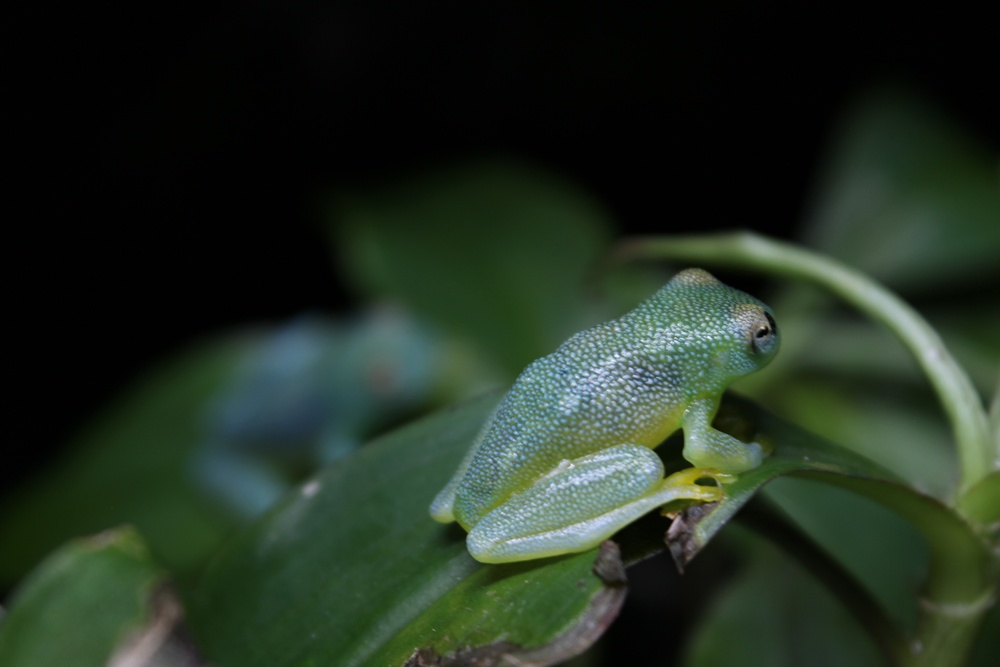
%> input picture photos/high_resolution/IMG_7510.jpeg, 1000 x 667 px, shrunk from 5184 x 3456 before the run
$ octave bulkAnalysis.m   (GNU Octave 9; MATLAB toolbox functions it lacks are replaced by stand-ins)
%> lines starting %> are read from the running program, lines starting %| are printed output that depends on the picture
### mainImageTern2.m
function [Itrans,Imid1,Imid2] = mainImageTern2(I,keepratio)
%> called with keepratio = 0.000117

A = size(I,1,2);
A3 = size(I,3);

%---------------------------------------------
%     Use YCbCr colorspace for processing
%---------------------------------------------

if A3 == 3
    I = I/255;
    X(:,:,1) = 0.299*I(:,:,1) + 0.587*I(:,:,2) + 0.114*I(:,:,3);
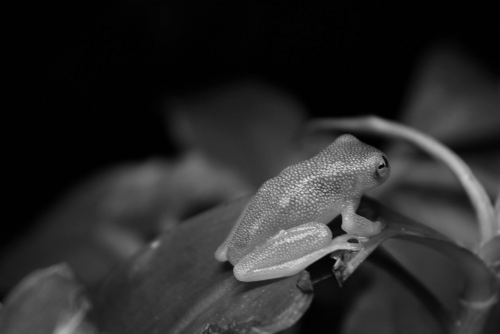
%> X: size 667x1000 double (shown at 1/2 size); min 0, max 0.953, mean 0.167
    X(:,:,2) = -0.168736*I(:,:,1) + -0.331264*I(:,:,2) + 0.5*I(:,:,3);
    X(:,:,3) = 0.5*I(:,:,1) + -0.418688*I(:,:,2) + -0.081312*I(:,:,3);
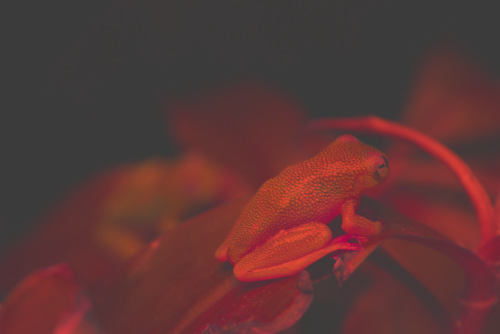
%> X: size 667x1000x3 double (shown at 1/2 size); mean R, G, B 0.167, -0.0185, -0.0206; drawn with min black and max white
    I = min(max(X,-1),1);
end

%---------------------------------------------
%             Rotation Angles
%---------------------------------------------

theta = [-0.261582176 0.107465734 -0.461363266];

%---------------------------------------------
%     Define Wavelet Transform Gates
%---------------------------------------------

u = {};
for i=1:3
    u{i} = 0.5*[cos(theta(i))+1, sqrt(2)*sin(theta(i)), cos(theta(i))-1;
        -sqrt(2)*sin(theta(i)), 2*cos(theta(i)), -sqrt(2)*sin(theta(i));
        cos(theta(i))-1, sqrt(2)*sin(theta(i)), cos(theta(i))+1];
end
u{4} = (sqrt(2)/2)*[1, 1; -1, 1];


%-----------------------------------------
%           Transform Sizes
%-----------------------------------------

M = size(I,1,2);
while 1 > 0
    if M(end,1) < 16 | M(end,2) < 16
        break
    else
        boundType = mod(M(end,:),3);
        M = [M; 0 0];
        if boundType(1) == 0
            M(end,1) = M(end-1,1)/3;
        elseif boundType(1) == 1
            M(end,1) = (M(end-1,1)-1)/3;
        elseif boundType(1) == 2
            M(end,1) = (M(end-1,1)-2)/3;
        end
        if boundType(2) == 0
            M(end,2) = M(end-1,2)/3;
        elseif boundType(2) == 1
            M(end,2) = (M(end-1,2)-1)/3;
        elseif boundType(2) == 2
            M(end,2) = (M(end-1,2)-2)/3;
        end
    end
end

%-----------------------------------------
%           Forward Transform
%-----------------------------------------

Itrans = zeros(size(I));
for i=1:size(M,1)
    I = tern2ImageTransform(u,I,1);
    I = permute(tern2ImageTransform(u,permute(I,[2 1 3]),1), [2 1 3]);
    Itrans(1:M(i,1),1:M(i,2),:) = I;
    if i == size(M,1)
        break
    else
        I = Itrans(1:M(i+1,1),1:M(i+1,2),:);
    end
end

%-----------------------------------------
%              Truncation
%-----------------------------------------

keepnum = floor(keepratio*numel(Itrans));
[~,vvv] = sort(abs(Itrans(:)));
Itrans(vvv(1:end-keepnum)) = 0;

% %-----------------------------------------
%          Backward Transform
%-----------------------------------------

for i = size(M,1):-1:1
    I = Itrans(1:M(i,1),1:M(i,2),:);
    I = permute(tern2ImageTransform(u,permute(I,[2 1 3]),-1),[2 1 3]);
    I = tern2ImageTransform(u,I,-1);
    Itrans(1:M(i,1),1:M(i,2),:) = I;
end

%-----------------------------------------
%     Switch back to RGB colorspace
%-----------------------------------------

if A3 == 3
    Itrans = min(max(Itrans,-1),1);
    X0recover(:,:,1) = 1*Itrans(:,:,1) + -0.000001218894189*Itrans(:,:,2) +  1.401999588657340*Itrans(:,:,3);
    X0recover(:,:,2) = 1*Itrans(:,:,1) + -0.344135678165337*Itrans(:,:,2) + -0.714136155581812*Itrans(:,:,3);
    X0recover(:,:,3) = 1*Itrans(:,:,1) +  1.772000066073816*Itrans(:,:,2) +  0.000000406298063*Itrans(:,:,3);
    Itrans = 255*min(max(X0recover,0),1);
end

%-----------------------------------------

### tern2ImageTransform.m
function [X] = tern2ImageTransform(u,data,dir)
%> called with dir = 1

N = size(data,2);
boundType = mod(N,3);

%---------------------------------------------
%          Wavelet Transform
%---------------------------------------------

if dir == 1 % forward transform

    if boundType == 0

        X  = zeros(size(data));      Xtemp = X;
        a  = 0:3:N-3;a(1)=1;         b     = 2:3:N-1;             c = 4:3:N+1;c(end)=N;
        d1 = 3:3:N;                  e1    = 4:3:N+1;e1(end)=N;
        d2 = 0:3:N;d2(1)=1;          e2    = 1:3:N+1;e2(end)=N;
        end1 = -2:3:N-5;end1(1)=3;   end2 = 2:3:N-1;              end3 = 6:3:N+3;end3(end)=N-2;

        Xtemp(:,end1,:)    = u{3}(1,1)*data(:,a,:)   + u{3}(2,1)*data(:,b,:)    + u{3}(3,1)*data(:,c,:);
        Xtemp(:,end2,:)    = u{3}(1,2)*data(:,a,:)   + u{3}(2,2)*data(:,b,:)    + u{3}(3,2)*data(:,c,:);
        Xtemp(:,end3,:)    = u{3}(1,3)*data(:,a,:)   + u{3}(2,3)*data(:,b,:)    + u{3}(3,3)*data(:,c,:);
        X(:,end1,:)        = u{2}(1,1)*Xtemp(:,a,:)  + u{2}(2,1)*Xtemp(:,b,:)   + u{2}(3,1)*Xtemp(:,c,:);
        X(:,end2,:)        = u{2}(1,2)*Xtemp(:,a,:)  + u{2}(2,2)*Xtemp(:,b,:)   + u{2}(3,2)*Xtemp(:,c,:);
        X(:,end3,:)        = u{2}(1,3)*Xtemp(:,a,:)  + u{2}(2,3)*Xtemp(:,b,:)   + u{2}(3,3)*Xtemp(:,c,:);
        Xtemp(:,1:3:N-2,:) = u{1}(1,1)*X(:,a,:)      + u{1}(2,1)*X(:,b,:)       + u{1}(3,1)*X(:,c,:);
        Xtemp(:,2:3:N-1,:) = u{1}(1,2)*X(:,a,:)      + u{1}(2,2)*X(:,b,:)       + u{1}(3,2)*X(:,c,:);
        Xtemp(:,3:3:N,:)   = u{1}(1,3)*X(:,a,:)      + u{1}(2,3)*X(:,b,:)       + u{1}(3,3)*X(:,c,:);
        Bminus             = u{4}(1,1)*Xtemp(:,d1,:) + u{4}(2,1)*Xtemp(:,e1,:);
        Bplus              = u{4}(1,2)*Xtemp(:,d2,:) + u{4}(2,2)*Xtemp(:,e2,:);
        Bminus(:,end,:)    = Bplus(:,end,:);
        X                  = [Bplus(:,1:1:end-1,:) Xtemp(:,2:3:N-1,:) Bminus];

    elseif boundType == 1

        X  = zeros(size(data));    Xtemp = X;
        a0 = 2:3:N-2;              b0    = 4:3:N;     c0 = 6:3:N+2;c0(end)=N-2;
        a1 = -1:3:N-2;a1(1)=3;     b1    = 1:3:N;     c1 = 3:3:N+2;c1(end)=N-2;
        a2 = -1:3:N-5;a2(1)=3;     b2    = 1:3:N-3;   c2 = 3:3:N-1;
        d  = 2:3:N-2;              e     = 3:3:N-1;
        end1 = 0:3:N-4;end1(1)=2;  end2  = 1:3:N;     end3 = 5:3:N+1;end3(end)=N-1;

        Xtemp(:,end1,:)    = u{3}(1,1)*data(:,a0,:)  + u{3}(2,1)*data(:,b0,:)   + u{3}(3,1)*data(:,c0,:);
        Xtemp(:,end2,:)    = u{3}(1,2)*data(:,a1,:)  + u{3}(2,2)*data(:,b1,:)   + u{3}(3,2)*data(:,c1,:);
        Xtemp(:,end3,:)    = u{3}(1,3)*data(:,a2,:)  + u{3}(2,3)*data(:,b2,:)   + u{3}(3,3)*data(:,c2,:);
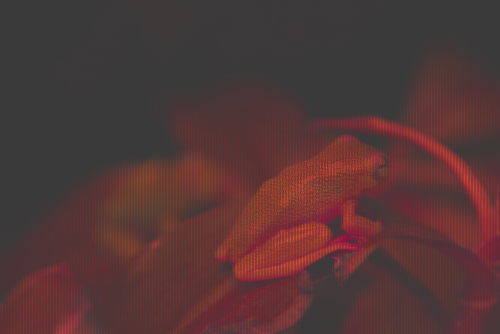
%> Xtemp: size 667x1000x3 double (shown at 1/2 size); mean R, G, B 0.149, -0.0166, -0.0184; drawn with min black and max white
        X(:,end1,:)        = u{2}(1,1)*Xtemp(:,a0,:) + u{2}(2,1)*Xtemp(:,b0,:)  + u{2}(3,1)*Xtemp(:,c0,:);
        X(:,end2,:)        = u{2}(1,2)*Xtemp(:,a1,:) + u{2}(2,2)*Xtemp(:,b1,:)  + u{2}(3,2)*Xtemp(:,c1,:);
        X(:,end3,:)        = u{2}(1,3)*Xtemp(:,a2,:) + u{2}(2,3)*Xtemp(:,b2,:)  + u{2}(3,3)*Xtemp(:,c2,:);
        Xtemp(:,3:3:N-1,:) = u{1}(1,1)*X(:,a0,:)     + u{1}(2,1)*X(:,b0,:)      + u{1}(3,1)*X(:,c0,:);
        Xtemp(:,1:3:N,:)   = u{1}(1,2)*X(:,a1,:)     + u{1}(2,2)*X(:,b1,:)      + u{1}(3,2)*X(:,c1,:);
        Xtemp(:,2:3:N-2,:) = u{1}(1,3)*X(:,a2,:)     + u{1}(2,3)*X(:,b2,:)      + u{1}(3,3)*X(:,c2,:);
        Bminus             = u{4}(1,1)*Xtemp(:,d,:)  + u{4}(2,1)*Xtemp(:,e,:);
        Bplus              = u{4}(1,2)*Xtemp(:,d,:)  + u{4}(2,2)*Xtemp(:,e,:);
        X                  = [Bplus Xtemp(:,1:3:N,:) Bminus];

    elseif boundType == 2

        X    = zeros(size(data));   Xtemp = X;
        a0   = 2:3:N-3;             b0    = 4:3:N-1;            c0   = 6:3:N+1;c0(end)=N;
        a    = -1:3:N-3;a(1)=3;     b     = 1:3:N-1;            c    = 3:3:N+1;c(end)=N;
        d    = 2:3:N;               e     = 3:3:N+1;e(end)=N;
        end1 = 0:3:N-5;end1(1)=2;   end2  = 1:3:N-1;            end3 = 5:3:N+3;end3(end)=N-2;

        Xtemp(:,end1,:)    = u{3}(1,1)*data(:,a0,:)  + u{3}(2,1)*data(:,b0,:)  + u{3}(3,1)*data(:,c0,:);
        Xtemp(:,end2,:)    = u{3}(1,2)*data(:,a,:)   + u{3}(2,2)*data(:,b,:)   + u{3}(3,2)*data(:,c,:);
        Xtemp(:,end3,:)    = u{3}(1,3)*data(:,a,:)   + u{3}(2,3)*data(:,b,:)   + u{3}(3,3)*data(:,c,:);
        X(:,end1,:)        = u{2}(1,1)*Xtemp(:,a0,:) + u{2}(2,1)*Xtemp(:,b0,:) + u{2}(3,1)*Xtemp(:,c0,:);
        X(:,end2,:)        = u{2}(1,2)*Xtemp(:,a,:)  + u{2}(2,2)*Xtemp(:,b,:)  + u{2}(3,2)*Xtemp(:,c,:);
        X(:,end3,:)        = u{2}(1,3)*Xtemp(:,a,:)  + u{2}(2,3)*Xtemp(:,b,:)  + u{2}(3,3)*Xtemp(:,c,:);
        Xtemp(:,3:3:N-2,:) = u{1}(1,1)*X(:,a0,:)     + u{1}(2,1)*X(:,b0,:)     + u{1}(3,1)*X(:,c0,:);
        Xtemp(:,1:3:N-1,:) = u{1}(1,2)*X(:,a,:)      + u{1}(2,2)*X(:,b,:)      + u{1}(3,2)*X(:,c,:);
        Xtemp(:,2:3:N,:)   = u{1}(1,3)*X(:,a,:)      + u{1}(2,3)*X(:,b,:)      + u{1}(3,3)*X(:,c,:);
        Bminus             = u{4}(1,1)*Xtemp(:,d,:)  + u{4}(2,1)*Xtemp(:,e,:);
        Bplus              = u{4}(1,2)*Xtemp(:,d,:)  + u{4}(2,2)*Xtemp(:,e,:);
        Bminus(:,end,:)    = Bplus(:,end,:);
        X                  = [Bplus(:,1:1:end-1,:) Xtemp(:,1:3:N-1,:) Bminus];

    end

elseif dir == -1 % backward transform


    if boundType == 0

        n    = N/3;
        X    = zeros(size(data));   Xtemp = X;
        d    = 2*n+1:1:N-1;         e     = 2:1:n;
        a    = -2:3:N-5;a(1)=3;     b     = 2:3:N-1;   c    = 6:3:N+3;c(end)=N-2;
        end1 = 0:3:N-2;end1(1)=1;   end2  = 2:3:N-1;   end3 = 4:3:N+1;end3(end)=N;

        Xtemp(:,2:3:N-1,:) = data(:,n+1:1:2*n,:);
        Xtemp(:,3:3:N-3,:) = u{4}(1,1)*data(:,d,:)        + u{4}(1,2)*data(:,e,:);
        Xtemp(:,4:3:N-2,:) = u{4}(2,1)*data(:,d,:)        + u{4}(2,2)*data(:,e,:);
        Xtemp(:,[1 N],:)   = u{4}(2,2)*data(:,[1 N],:);
        X(:,end1,:)        = u{1}(1,1)*Xtemp(:,1:3:N-2,:) + u{1}(1,2)*Xtemp(:,2:3:N-1,:) + u{1}(1,3)*Xtemp(:,3:3:N,:);
        X(:,end2,:)        = u{1}(2,1)*Xtemp(:,1:3:N-2,:) + u{1}(2,2)*Xtemp(:,2:3:N-1,:) + u{1}(2,3)*Xtemp(:,3:3:N,:);
        X(:,end3,:)        = u{1}(3,1)*Xtemp(:,1:3:N-2,:) + u{1}(3,2)*Xtemp(:,2:3:N-1,:) + u{1}(3,3)*Xtemp(:,3:3:N,:);
        Xtemp(:,end1,:)    = u{2}(1,1)*X(:,a,:)           + u{2}(1,2)*X(:,b,:)           + u{2}(1,3)*X(:,c,:);
        Xtemp(:,end2,:)    = u{2}(2,1)*X(:,a,:)           + u{2}(2,2)*X(:,b,:)           + u{2}(2,3)*X(:,c,:);
        Xtemp(:,end3,:)    = u{2}(3,1)*X(:,a,:)           + u{2}(3,2)*X(:,b,:)           + u{2}(3,3)*X(:,c,:);
        X(:,end1,:)        = u{3}(1,1)*Xtemp(:,a,:)       + u{3}(1,2)*Xtemp(:,b,:)       + u{3}(1,3)*Xtemp(:,c,:);
        X(:,end2,:)        = u{3}(2,1)*Xtemp(:,a,:)       + u{3}(2,2)*Xtemp(:,b,:)       + u{3}(2,3)*Xtemp(:,c,:);
        X(:,end3,:)        = u{3}(3,1)*Xtemp(:,a,:)       + u{3}(3,2)*Xtemp(:,b,:)       + u{3}(3,3)*Xtemp(:,c,:);

    elseif boundType == 1

        n    = (N-1)/3;
        X    = zeros(size(data));          Xtemp = X;
        d    = 2*(n+1):1:N;                e     = 1:1:n;
        a0   = 3:3:N-1;                    b0    = 4:3:N;    c0   = 5:3:N+1;c0(end)=N-1;
        a1   = 0:3:N-1;a1(1)=2;            b1    = 1:3:N;    c1   = 2:3:N+1;c1(end)=N-1;
        a2   = 0:3:N-4;a2(1)=2;            b2    = 1:3:N-3;  c2   = 2:3:N-2;
        a3   = 0:3:N-4;a3(1)=2;            b3    = 4:3:N;    c3   = 8:3:N+4;c3(end-1)=N-1;c3(end)=N-4;
        a4   = -3:3:N-4;a4(1)=5;a4(2)=2;   b4    = 1:3:N;    c4   = 5:3:N+4;c4(end-1)=N-1;c4(end)=N-4;
        a5   = -3:3:N-7;a5(1)=5;a5(2)=2;   b5    = 1:3:N-3;  c5   = 5:3:N+1;c5(end)=N-1;
        end1 = 2:3:N-2;                    end2  = 1:3:N;    end3 = 3:3:N-1;

        Xtemp(:,1:3:N,:)   = data(:,n+1:1:2*n+1,:);
        Xtemp(:,2:3:N-2,:) = u{4}(1,1)*data(:,d,:)   + u{4}(1,2)*data(:,e,:);
        Xtemp(:,3:3:N-1,:) = u{4}(2,1)*data(:,d,:)   + u{4}(2,2)*data(:,e,:);
        X(:,end1,:)        = u{1}(1,1)*Xtemp(:,a0,:) + u{1}(1,2)*Xtemp(:,b0,:) + u{1}(1,3)*Xtemp(:,c0,:);
        X(:,end2,:)        = u{1}(2,1)*Xtemp(:,a1,:) + u{1}(2,2)*Xtemp(:,b1,:) + u{1}(2,3)*Xtemp(:,c1,:);
        X(:,end3,:)        = u{1}(3,1)*Xtemp(:,a2,:) + u{1}(3,2)*Xtemp(:,b2,:) + u{1}(3,3)*Xtemp(:,c2,:);
        Xtemp(:,end1,:)    = u{2}(1,1)*X(:,a3,:)     + u{2}(1,2)*X(:,b3,:)     + u{2}(1,3)*X(:,c3,:);
        Xtemp(:,end2,:)    = u{2}(2,1)*X(:,a4,:)     + u{2}(2,2)*X(:,b4,:)     + u{2}(2,3)*X(:,c4,:);
        Xtemp(:,end3,:)    = u{2}(3,1)*X(:,a5,:)     + u{2}(3,2)*X(:,b5,:)     + u{2}(3,3)*X(:,c5,:);
        X(:,end1,:)        = u{3}(1,1)*Xtemp(:,a3,:) + u{3}(1,2)*Xtemp(:,b3,:) + u{3}(1,3)*Xtemp(:,c3,:);
        X(:,end2,:)        = u{3}(2,1)*Xtemp(:,a4,:) + u{3}(2,2)*Xtemp(:,b4,:) + u{3}(2,3)*Xtemp(:,c4,:);
        X(:,end3,:)        = u{3}(3,1)*Xtemp(:,a5,:) + u{3}(3,2)*Xtemp(:,b5,:) + u{3}(3,3)*Xtemp(:,c5,:);

    elseif boundType == 2

        n    = (N-2)/3;
        X    = zeros(size(data));        Xtemp = X;
        d    = 2*(n+1):1:N-1;            e     = 1:1:n;
        a0   = 3:3:N-2;                  b0    = 4:3:N-1;   c0   = 5:3:N;
        a    = 0:3:N-2;a(1)=2;           b     = 1:3:N-1;   c    = 2:3:N;
        a1 = 0:3:N-5;a1(1)=2;            b1 = 4:3:N-1;      c1 = 8:3:N+3;c1(end)=N-2;
        a2 = -3:3:N-5;a2(1)=5;a2(2)=2;   b2 = 1:3:N-1;      c2 = 5:3:N+3;c2(end)=N-2;
        end1 = 2:3:N-3;                  end2  = 1:3:N-1;   end3 = 3:3:N+1;end3(end)=N;

        Xtemp(:,1:3:N-1,:) = data(:,n+1:1:2*n+1,:);
        Xtemp(:,2:3:N-3,:) = u{4}(1,1)*data(:,d,:)   + u{4}(1,2)*data(:,e,:);
        Xtemp(:,3:3:N-2,:) = u{4}(2,1)*data(:,d,:)   + u{4}(2,2)*data(:,e,:);
        Xtemp(:,N,:)       = u{4}(2,2)*data(:,N,:);
        X(:,end1,:)        = u{1}(1,1)*Xtemp(:,a0,:) + u{1}(1,2)*Xtemp(:,b0,:) + u{1}(1,3)*Xtemp(:,c0,:);
        X(:,end2,:)        = u{1}(2,1)*Xtemp(:,a,:)  + u{1}(2,2)*Xtemp(:,b,:)  + u{1}(2,3)*Xtemp(:,c,:);
        X(:,end3,:)        = u{1}(3,1)*Xtemp(:,a,:)  + u{1}(3,2)*Xtemp(:,b,:)  + u{1}(3,3)*Xtemp(:,c,:);
        Xtemp(:,end1,:)    = u{2}(1,1)*X(:,a1,:)     + u{2}(1,2)*X(:,b1,:)     + u{2}(1,3)*X(:,c1,:);
        Xtemp(:,end2,:)    = u{2}(2,1)*X(:,a2,:)     + u{2}(2,2)*X(:,b2,:)     + u{2}(2,3)*X(:,c2,:);
        Xtemp(:,end3,:)    = u{2}(3,1)*X(:,a2,:)     + u{2}(3,2)*X(:,b2,:)     + u{2}(3,3)*X(:,c2,:);
        X(:,end1,:)        = u{3}(1,1)*Xtemp(:,a1,:) + u{3}(1,2)*Xtemp(:,b1,:) + u{3}(1,3)*Xtemp(:,c1,:);
        X(:,end2,:)        = u{3}(2,1)*Xtemp(:,a2,:) + u{3}(2,2)*Xtemp(:,b2,:) + u{3}(2,3)*Xtemp(:,c2,:);
        X(:,end3,:)        = u{3}(3,1)*Xtemp(:,a2,:) + u{3}(3,2)*Xtemp(:,b2,:) + u{3}(3,3)*Xtemp(:,c2,:);

    end

end

%---------------------------------------------

### bulkAnalysis.m
clear all; close all; clc
% Multi-scale analysis code for CDF 9/7

% if ~isfolder('./results/groundtruth/')
%     mkdir './results/groundtruth/';
% end
%
% % Can add these options to fminsearch.
options = optimset('PlotFcns',@optimplotfval);
% [106 lines of commented-out code are left out]

wav = 'tern2';
Iref = double(imread('./photos/large/IMG_7510.jpeg'));
fcn = @(b) (multi(b,Iref,wav)-0.95).^2;
init = 0.000117;
% val = fminsearch(fcn,init,options)
m = multi(init,Iref,wav)
% [3 lines not run here, left out]
function x = multi(b,image,wav)
% [7 lines of commented-out code are left out]
    I = mainImageTern2(image,b);
%> in mainImageTern2, `I = tern2ImageTransform(u,I,1);`:
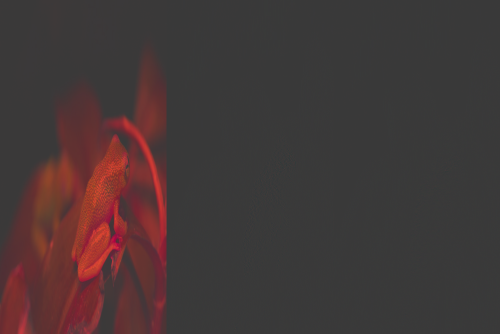
%> I: size 667x1000x3 double (shown at 1/2 size); mean R, G, B 0.0962, -0.0107, -0.0119; drawn with min black and max white
%> call 2 of tern2ImageTransform, with dir = 1
%> in tern2ImageTransform (call 2), `Xtemp(:,end2,:)    = u{3}(1,2)*data(:,a1,:)  + u{3}(2,2)*data(:,b1,:) ..`:
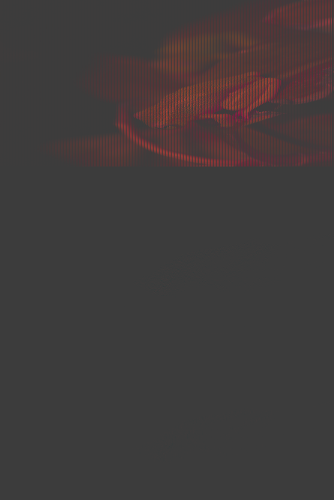
%> Xtemp: size 1000x667x3 double (shown at 1/2 size); mean R, G, B 0.0473, -0.00525, -0.00584; drawn with min black and max white
%> in tern2ImageTransform (call 2), `Xtemp(:,end3,:)    = u{3}(1,3)*data(:,a2,:)  + u{3}(2,3)*data(:,b2,:) ..`:
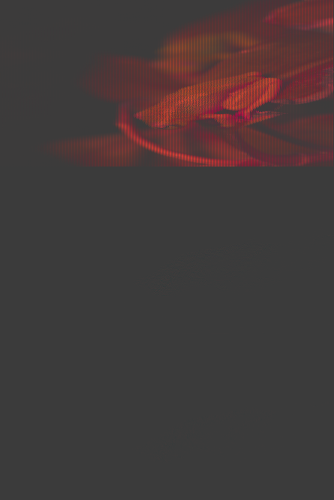
%> Xtemp: size 1000x667x3 double (shown at 1/2 size); mean R, G, B 0.086, -0.00955, -0.0106; drawn with min black and max white
%> in mainImageTern2, `I = permute(tern2ImageTransform(u,permute(I,[2 1 3]),1), [2 1 3]);`:
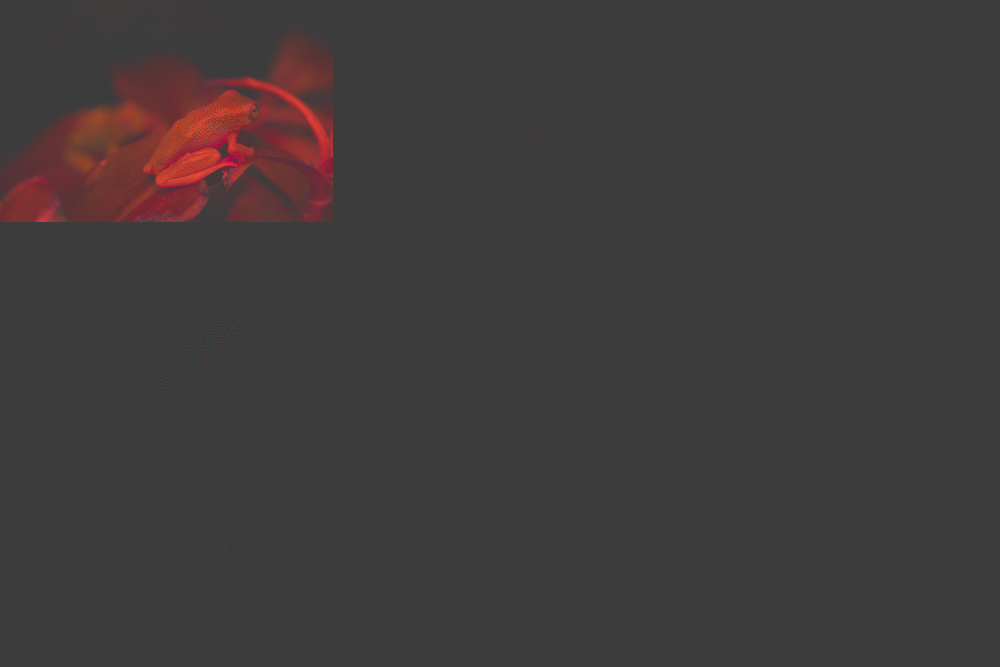
%> I: size 667x1000x3 double; mean R, G, B 0.0555, -0.00615, -0.00685; drawn with min black and max white
    s = size(image,3);
    if s == 3
%> (the run ends here)
